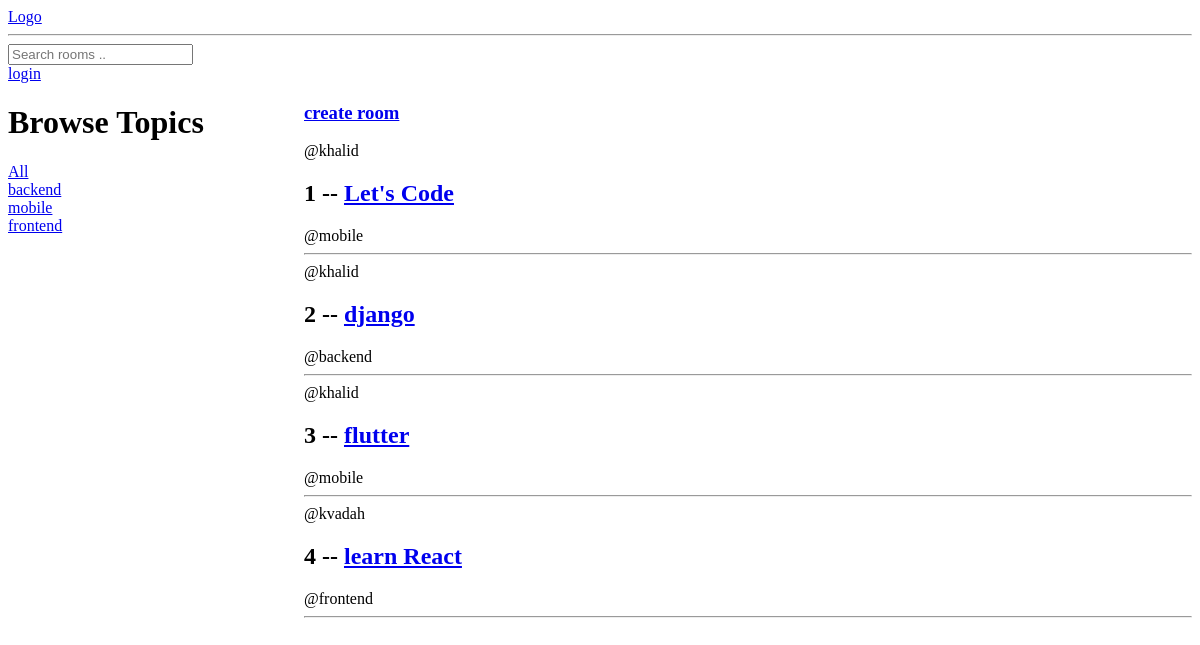
The app's page /, older data.
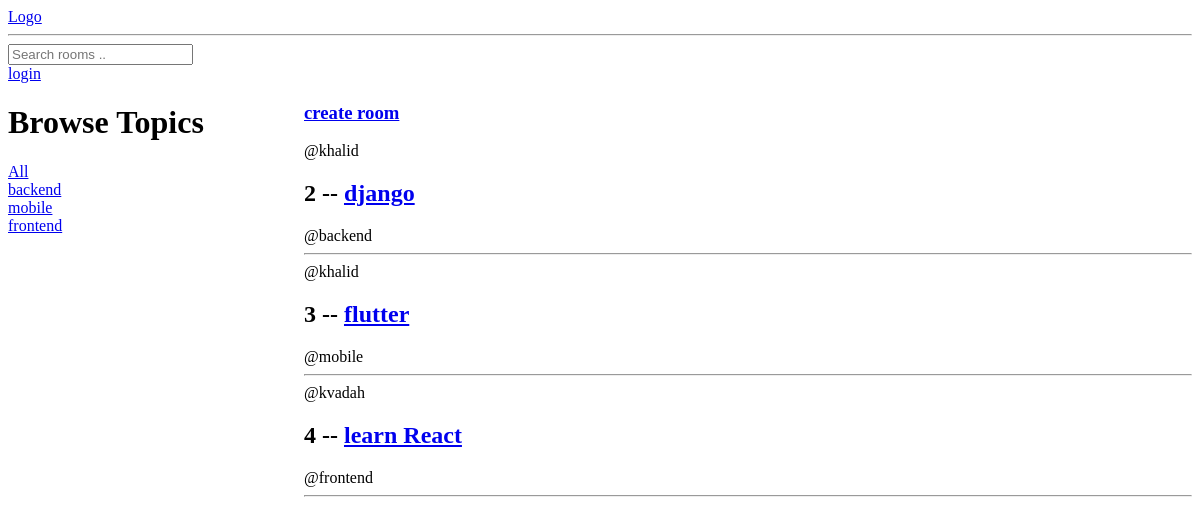
The same page, newer data.
### base/models.py (models this page shows, shortened)
class Topic(models.Model):
    name=models.CharField(max_length=200)

class Room(models.Model):
    host =models.ForeignKey(User,on_delete=models.SET_NULL,null=True)
    topic =models.ForeignKey(Topic,on_delete=models.SET_NULL,null=True)
    name = models.CharField(max_length=200)
    description = models.TextField(null=True, blank=True)
    updated = models.DateTimeField(auto_now=True)
    created = models.DateTimeField(auto_now_add=True)

### base/views.py (the view)
# urls.py: path("", views.home, name="home"),
def home(request):
    q = request.GET.get('q') if request.GET.get('q') != None else ''
    topics = Topic.objects.all()
    rooms = Room.objects.filter(
        Q(topic__name__icontains=q) |
        Q(name__icontains=q) |
        Q(description__icontains=q))
    context = {'rooms': rooms, 'topics': topics}
    return render(request, 'home.html', context)

### templates/home.html (shortened to what this page needs)
{% extends 'main.html' %}
{% block content %}
<div class="home-container">
    <div>
        <h1>Browse Topics</h1>
         <div>
         <a href="{% url 'home' %}">All</a>
     </div>
         {% for topic in topics %}
     <div>
         <a href="{% url 'home' %}?q={{topic.name}}">{{topic.name}}</a>
     </div>
      {% endfor %}
    </div>
  <div>
    <a href="{% url 'create-room' %}"><h3>create room</h3></a>
        {% for room in  rooms %}
    <div>
        <span>@{{room.host.username}}</span>
        <h2>{{room.id}} -- <a href="{%url 'room' room.id %}">{{room.name}}</a></h2>
        <span>@{{room.topic.name}}</span>
        <hr>
   </div>
        {% endfor %}
  </div>
</div>
{% endblock content %}

Row changes from the older to the newer data that the page shows:
removed Room: host.username "khalid", id "1", name "Let's Code", topic.name "mobile"
